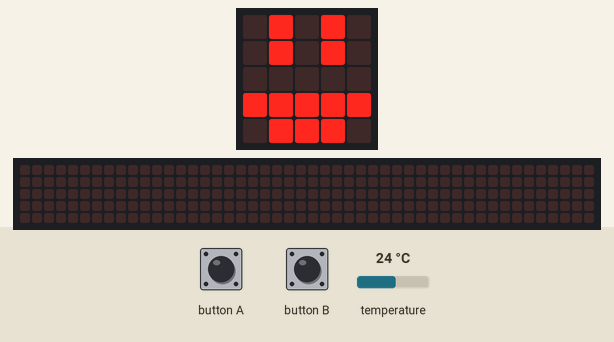
This program was run on a simulated BBC micro:bit (MakeCode). On the bench: the board's 5×5 LED display, a strip that is not on the board, showing the scrolling text unrolled. The test bench sets the inputs (shaded band); at power-on: temperature 24 °C. The 48×5 strip is a reading aid, not a part: it shows the text the display is scrolling, unrolled, one strip-width of it at a time.

Above: at 4.3 s.
4.4 s: button A pressed for 0.15 s
At 4.62 s:
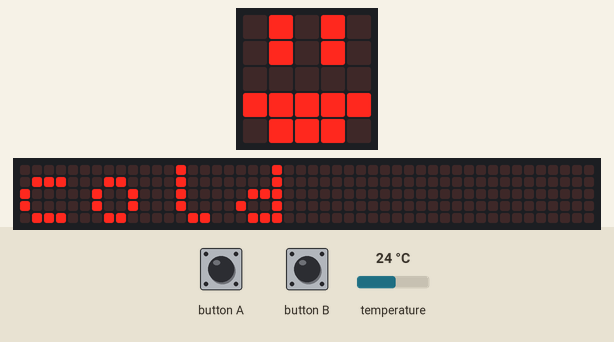
5.1 s: button B pressed for 0.15 s
5.8 s: button A pressed for 0.15 s
At 9.27 s:
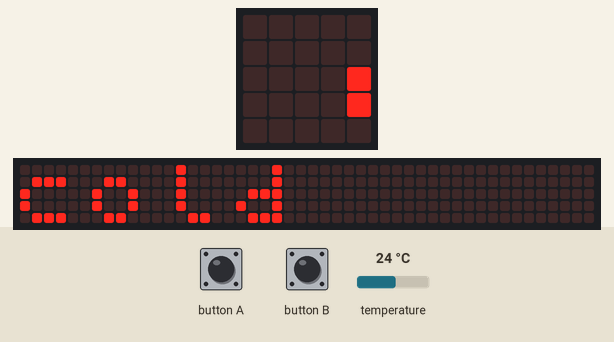
At 13.62 s:
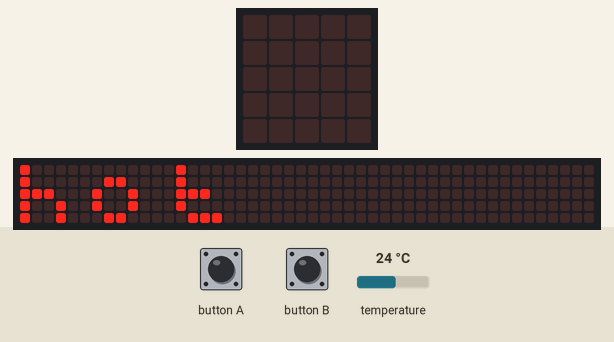

The program:

main.ts
```typescript
input.onButtonPressed(Button.A, function () {
    basic.showString("cold")
})
input.onButtonPressed(Button.B, function () {
    basic.showString("hot")
})
basic.showString("" + (input.temperature()))
basic.showLeds(`
    . # . # .
    . # . # .
    . . . . .
    # # # # #
    . # # # .
    `)
```

test.ts
```typescript
// aquí va el archivo "tests"; esto no se compilará cuando este paquete se utilice como una extensión.
```

Measured:
- after the input at 4.4 s, the display: changes after 0.15 s (image 1)
